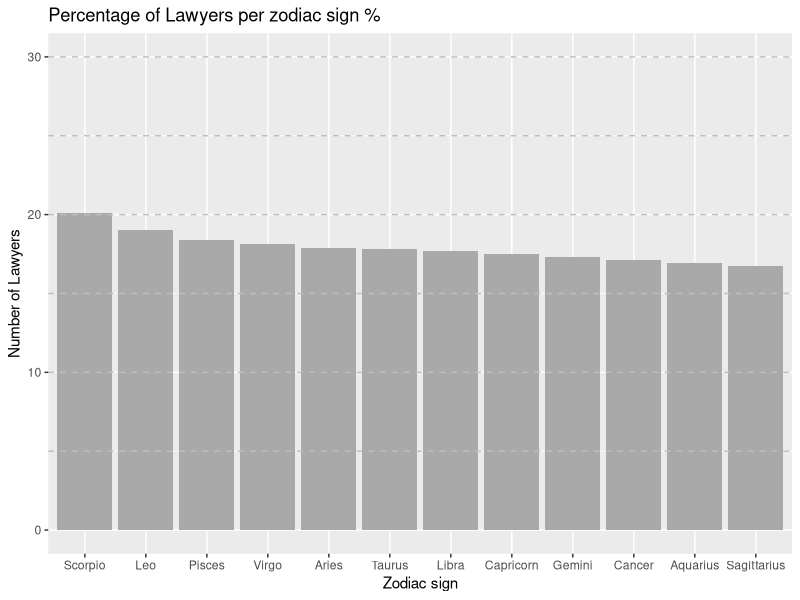
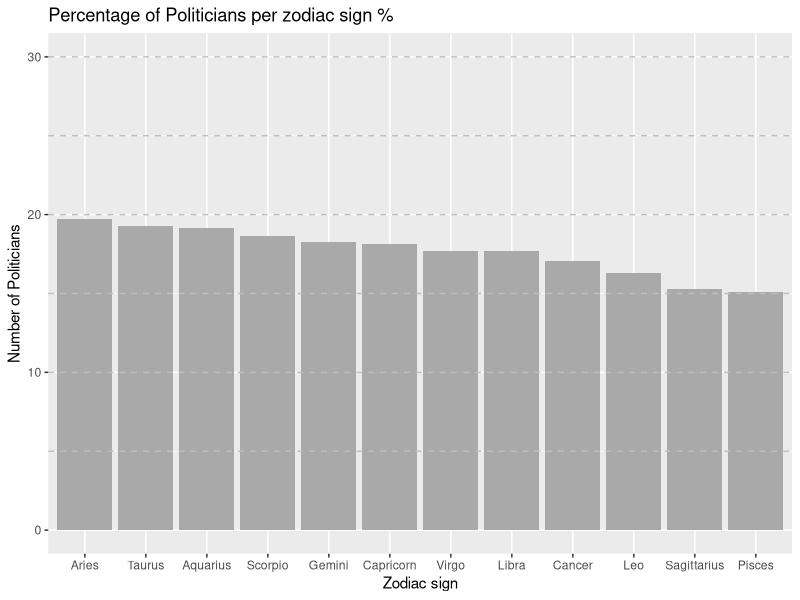
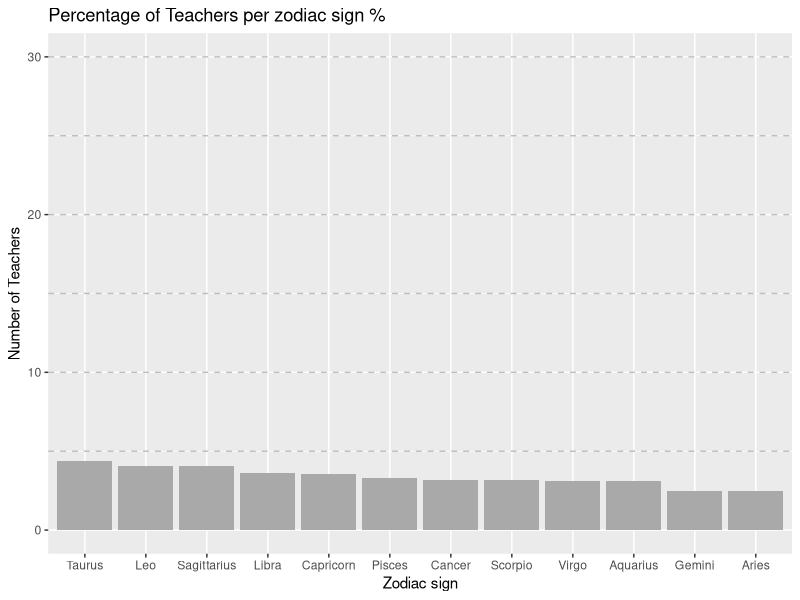

Source code (R) for these figures, in order:
# R code for creating data tables and graphs

library(tidyverse)

# Note: make this into a loop for all of the files needed, so it can do all at once
# for .csv file in folder

# Load data
data <- read_csv("profession_by_zodiac.csv")

# Make table with zodiac and one profession per row
data_table_zodiac <- data |>
  select(Zodiac, Profession)

# Make a list of the tables (each entry in the list is a table) that count:
counts <- list(
  by_profession = data_table_zodiac |> count(Profession, name = "Count"), # amount of people in each profession
  by_zodiac = data_table_zodiac |> count(Zodiac, name = "Count") # amount of people with each zodiac sign
)

# Find the three most common professions
professions_rank <- counts$by_profession |>
  arrange(desc(Count)) |>
  slice_head(n = 3)

# Add a list in which the tables for the visualisation will be saved
tables <- list()

# Loop for three most common professions 
for (i in 1:3){

  # Extract profession and make zodiac table for each
  profession_i <- professions_rank$Profession[i]

  # Count how many times that profession appears 
  table_i <- data_table_zodiac |>
    filter(Profession == profession_i) |>
    group_by(Zodiac) |>
    summarise(Count = n(), .groups = "drop") |>
    mutate(Percentage = Count / counts$by_zodiac$Count[match(Zodiac, counts$by_zodiac$Zodiac)] * 100) |>
    arrange(desc(Percentage)) |> 
    mutate(Zodiac = factor(Zodiac, levels = Zodiac))

  # Create barplot
  barplot_i <- table_i |>
    ggplot(
      aes(
        x = Zodiac, 
        y = Percentage, 
        fill = Zodiac)
      ) +
    geom_col(fill = 'darkgrey') +
      labs(
        x = 'Zodiac sign', 
        y = paste0('Number of ', profession_i, 's'), 
        title = paste0('Percentage of ', profession_i, 's per zodiac sign %')
    ) +
    # Formatting to make the barplots prettier
    ylim(0, 30) +  # same y-axis for all barplots
    geom_hline( # formatting and aesthetics
      yintercept = seq(5, 30, by = 5),
      color = "grey", 
      linetype = "dashed"
    )

  # Save the barplot as .png
  ggsave(
    filename = paste0("zodiac_barplot", i, ".png"),
    plot = barplot_i
  )
}
